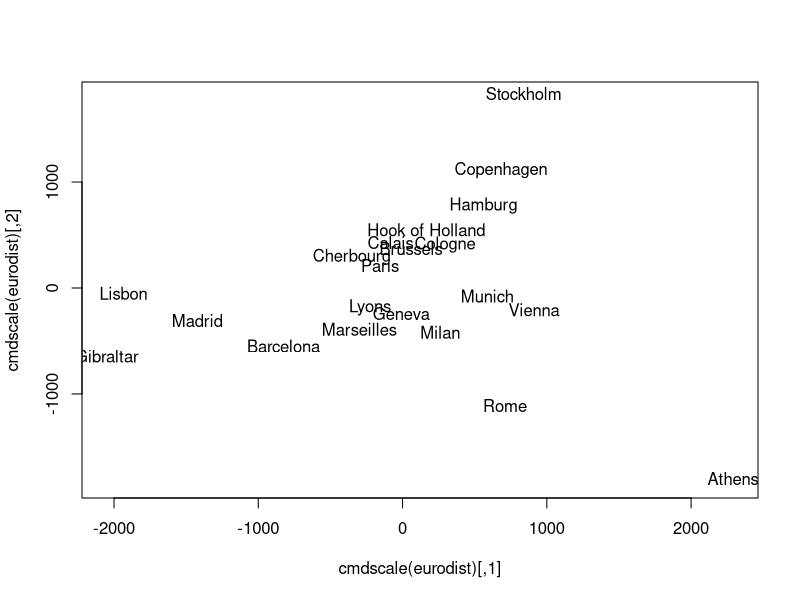

The R source for this figure:
eurodist
library(data.table)

#mds multi dimensional scaling
m<-cmdscale(eurodist)
plot(cmdscale(eurodist), type='n')
text(m[,1],-m[,2],labels(eurodist))
